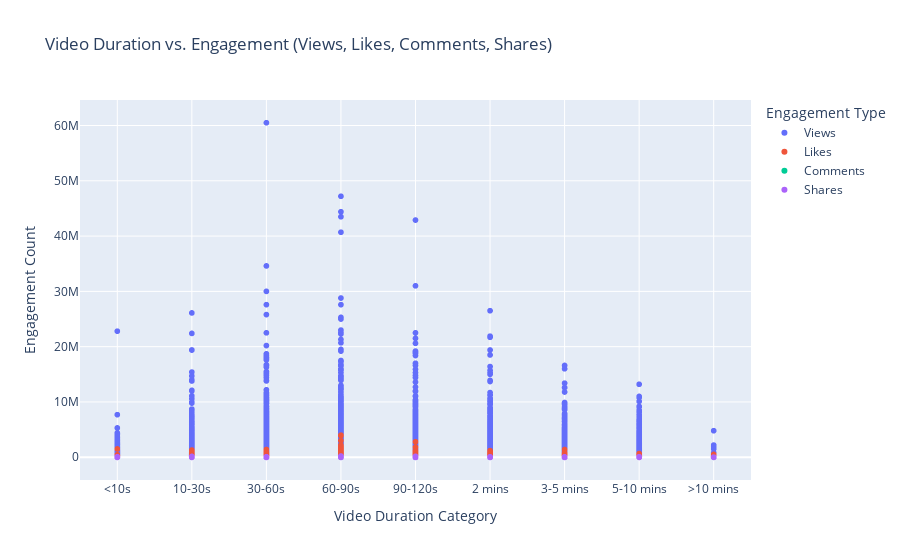

Notebook source saved alongside this figure:
### Code cell
import pandas as pd
import plotly.express as px

# Define video duration categories
bins = [0, 10, 30, 60, 90, 120, 180, 300, 600, float("inf")]
labels = ["<10s", "10-30s", "30-60s", "60-90s", "90-120s", "2 mins", "3-5 mins", "5-10 mins", ">10 mins"]

# Categorize video durations
video_info_df["video_duration_category"] = pd.cut(video_info_df["video.duration"], bins=bins, labels=labels, right=False)

# Melt dataframe to include views, likes, comments, and shares
engagement_df = video_info_df.melt(
    id_vars=["video_duration_category"],
    value_vars=["statsV2.playCount", "statsV2.diggCount", "statsV2.commentCount", "statsV2.shareCount"],
    var_name="Engagement Type",
    value_name="Count"
)

# Rename engagement types for better readability
engagement_df["Engagement Type"] = engagement_df["Engagement Type"].replace({
    "statsV2.playCount": "Views",
    "statsV2.diggCount": "Likes",
    "statsV2.commentCount": "Comments",
    "statsV2.shareCount": "Shares"
})

# Create scatter plot
fig_scatter = px.scatter(
    engagement_df,
    x="video_duration_category",
    y="Count",
    color="Engagement Type",
    title="Video Duration vs. Engagement (Views, Likes, Comments, Shares)",
    labels={"video_duration_category": "Video Duration Category", "Count": "Engagement Count"},
    category_orders={"video_duration_category": labels}
)

# Show figure
fig_scatter.show()

### Figure 1 — Plotly figure (JSON) as saved in the notebook; plotly's stock layout.template omitted (floating-point values rounded to 4 significant figures; data arrays with more than 128 entries replaced by an {"elided": "..."} marker saying what was removed)
{"data": [{"hovertemplate": "Engagement Type=Views<br>Video Duration Category=%{x}<br>Engagement Count=%{y}<extra></extra>", "legendgroup": "Views", "marker": {"color": "#636efa", "symbol": "circle"}, "mode": "markers", "name": "Views", "showlegend": true, "type": "scattergl", "x": {"elided": "32603 str values"}, "xaxis": "x", "y": {"elided": "32603 int values"}, "yaxis": "y"}, {"hovertemplate": "Engagement Type=Likes<br>Video Duration Category=%{x}<br>Engagement Count=%{y}<extra></extra>", "legendgroup": "Likes", "marker": {"color": "#EF553B", "symbol": "circle"}, "mode": "markers", "name": "Likes", "showlegend": true, "type": "scattergl", "x": {"elided": "32603 str values"}, "xaxis": "x", "y": {"elided": "32603 int values"}, "yaxis": "y"}, {"hovertemplate": "Engagement Type=Comments<br>Video Duration Category=%{x}<br>Engagement Count=%{y}<extra></extra>", "legendgroup": "Comments", "marker": {"color": "#00cc96", "symbol": "circle"}, "mode": "markers", "name": "Comments", "showlegend": true, "type": "scattergl", "x": {"elided": "32603 str values"}, "xaxis": "x", "y": {"elided": "32603 int values"}, "yaxis": "y"}, {"hovertemplate": "Engagement Type=Shares<br>Video Duration Category=%{x}<br>Engagement Count=%{y}<extra></extra>", "legendgroup": "Shares", "marker": {"color": "#ab63fa", "symbol": "circle"}, "mode": "markers", "name": "Shares", "showlegend": true, "type": "scattergl", "x": {"elided": "32603 str values"}, "xaxis": "x", "y": {"elided": "32603 int values"}, "yaxis": "y"}], "layout": {"legend": {"title": {"text": "Engagement Type"}, "tracegroupgap": 0}, "title": {"text": "Video Duration vs. Engagement (Views, Likes, Comments, Shares)"}, "xaxis": {"anchor": "y", "categoryarray": ["<10s", "10-30s", "30-60s", "60-90s", "90-120s", "2 mins", "3-5 mins", "5-10 mins", ">10 mins"], "categoryorder": "array", "domain": [0, 1], "title": {"text": "Video Duration Category"}}, "yaxis": {"anchor": "x", "domain": [0, 1], "title": {"text": "Engagement Count"}}}}
